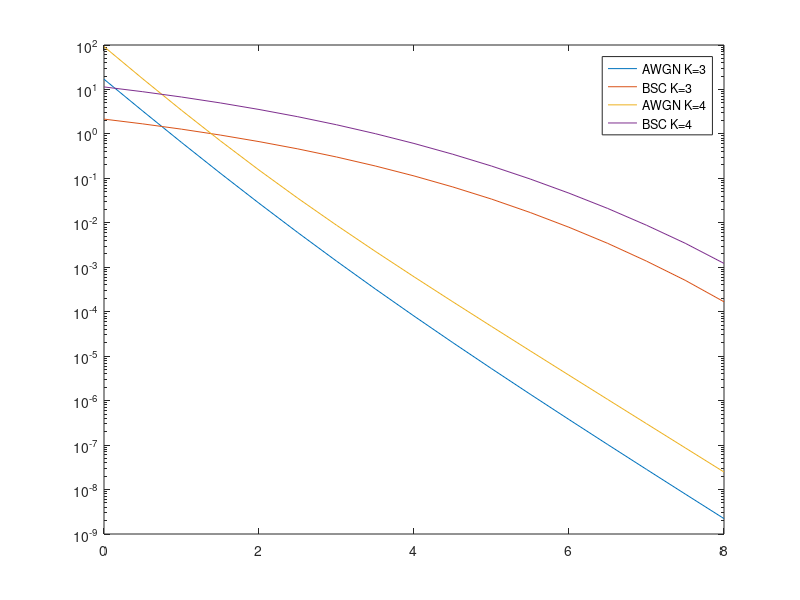

MATLAB code for this plot:
close all;
clearvars;
clc;
gammaDB = 0:0.5:8;
gammaLin = 10.^(gammaDB/10);
k = 500;
r = 1/2;
%p = qfunc(sqrt(2*r*gammaLin));
p = [0.1587    0.1447    0.1309    0.1173    0.1040    0.0912    0.0789    0.0673    0.0565    0.0466    0.0377    0.0298    0.0230    0.0173    0.0126    0.0089    0.0060];

D1 = exp(-(gammaDB*(1/2)));

D2 = sqrt(4*p.*(1-p));

y1 = D1.^5.*(12*D1.^2+4*D1+1);
y2 = D2.^5.*(12*D2.^2+4*D2+1);

y3 = 80*D1.^7+12*D1.^5;
y4 = 80*D2.^7+12*D2.^5;

semilogy(gammaDB,y1);
hold on;
semilogy(gammaDB,y2);
hold on;
semilogy(gammaDB,y3);
hold on;
semilogy(gammaDB,y4);
legend('AWGN K=3','BSC K=3','AWGN K=4','BSC K=4');